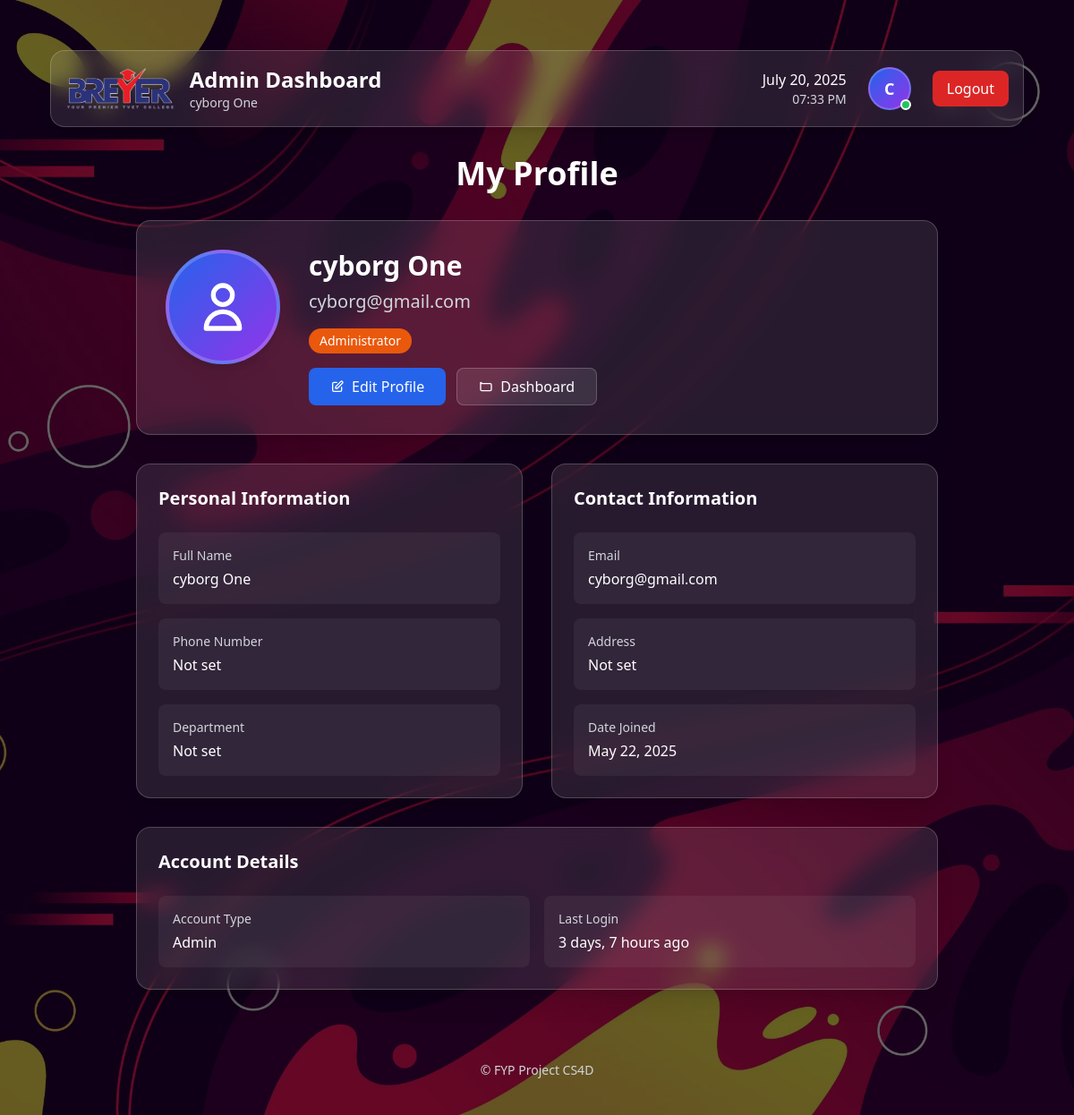
The page /adminportal/profile/ (signed in) on the database its author committed.
### accounts/models.py (models this page shows, shortened)
class CustomUser(AbstractBaseUser, PermissionsMixin):
    class Role(models.TextChoices):
        STUDENT = 'STUDENT', 'Student'
        LECTURER = 'LECTURER', 'Lecturer'
        ADMIN = 'ADMIN', 'Admin'
    email = models.EmailField(unique=True)
    role = models.CharField(max_length=20, choices=Role.choices, default=Role.STUDENT)
    first_name = models.CharField(max_length=30, blank=True)
    last_name = models.CharField(max_length=30, blank=True)
    phone_number = models.CharField(max_length=20, blank=True, null=True)
    address = models.TextField(blank=True, null=True)
    department = models.CharField(max_length=100, blank=True, null=True)  # Added department field
    profile_picture = models.ImageField(upload_to='profile_pics/', blank=True, null=True)  # Added profile_picture field
    is_staff = models.BooleanField(default=False)
    is_active = models.BooleanField(default=True)
    date_joined = models.DateTimeField(auto_now_add=True)
    USERNAME_FIELD = 'email'
    REQUIRED_FIELDS = ['first_name', 'last_name']
    objects = CustomUserManager()
    def get_full_name(self):
        return f"{self.first_name} {self.last_name}".strip()

### accounts/decorators.py (the view)
        @login_required
        def _wrapped_view(request, *args, **kwargs):
            if request.user.role != role:
                return HttpResponseForbidden("You are not authorized to view this page.")
            return view_func(request, *args, **kwargs)

### adminportal/views.py (called while the page is built)
@role_required(CustomUser.Role.ADMIN)
def admin_profile(request):
    return render(request, 'adminportal/profile.html', {'user': request.user})

### adminportal/templates/adminportal/profile.html (shortened to what this page needs)
{% extends 'adminportal/base_adminportal.html' %}
{% load static %}
{% block adminportal_content %}
<div class="max-w-4xl mx-auto space-y-8">
  <div class="text-center mb-8">
    <h1 class="text-4xl font-bold text-white mb-2">My Profile</h1>
  </div>
  <div class="bg-white/10 backdrop-blur-md rounded-2xl p-8 border border-white/20 shadow-xl">
    <div class="flex flex-col md:flex-row items-center md:items-start space-y-6 md:space-y-0 md:space-x-8">
      <div class="flex-shrink-0">
        {% if request.user.profile_picture %}
          <img src="{{ request.user.profile_picture.url }}" alt="Profile Picture"
               class="w-32 h-32 rounded-full object-cover border-4 border-white/20 shadow-lg">
        {% else %}
          <div class="w-32 h-32 rounded-full bg-gradient-to-br from-blue-600 to-purple-600 flex items-center justify-center border-4 border-white/20 shadow-lg">
            <svg class="w-16 h-16 text-white" fill="none" stroke="currentColor" viewBox="0 0 24 24">
              <path stroke-linecap="round" stroke-linejoin="round" stroke-width="2" d="M16 7a4 4 0 11-8 0 4 4 0 018 0zM12 14a7 7 0 00-7 7h14a7 7 0 00-7-7z"></path>
            </svg>
          </div>
        {% endif %}
      </div>
      <div class="flex-grow text-center md:text-left">
        <h2 class="text-3xl font-bold text-white mb-2">
          {{ request.user.get_full_name|default:"No Name Set" }}
        </h2>
        <p class="text-xl text-gray-300 mb-4">{{ request.user.email }}</p>
        <div class="flex flex-wrap justify-center md:justify-start gap-2 mb-4">
          <span class="bg-orange-600 text-white px-3 py-1 rounded-full text-sm">Administrator</span>
        </div>
        <div class="flex flex-col sm:flex-row gap-3 justify-center md:justify-start">
          <a href="{% url 'adminportal:profile_update' %}"
             class="bg-blue-600 hover:bg-blue-700 text-white px-6 py-2 rounded-lg transition-colors flex items-center justify-center">
            <svg class="w-4 h-4 mr-2" fill="none" stroke="currentColor" viewBox="0 0 24 24">
              <path stroke-linecap="round" stroke-linejoin="round" stroke-width="2" d="M11 5H6a2 2 0 00-2 2v11a2 2 0 002 2h11a2 2 0 002-2v-5m-1.414-9.414a2 2 0 112.828 2.828L11.828 15H9v-2.828l8.586-8.586z"></path>
            </svg>
            Edit Profile
          </a>
          <a href="{% url 'adminportal:dashboard' %}"
             class="bg-white/10 hover:bg-white/20 text-white px-6 py-2 rounded-lg transition-colors border border-white/20 flex items-center justify-center">
            <svg class="w-4 h-4 mr-2" fill="none" stroke="currentColor" viewBox="0 0 24 24">
              <path stroke-linecap="round" stroke-linejoin="round" stroke-width="2" d="M3 7v10a2 2 0 002 2h14a2 2 0 002-2V9a2 2 0 00-2-2H5a2 2 0 00-2-2V7"></path>
            </svg>
            Dashboard
          </a>
        </div>
      </div>
    </div>
  </div>
  <div class="grid grid-cols-1 lg:grid-cols-2 gap-8">
    <div class="bg-white/10 backdrop-blur-md rounded-2xl p-6 border border-white/20 shadow-xl">
      <h3 class="text-xl font-semibold text-white mb-6">Personal Information</h3>
      <div class="space-y-4">
        <div class="bg-white/5 rounded-lg p-4">
          <h4 class="text-sm text-gray-300 mb-1">Full Name</h4>
          <p class="text-white">{{ request.user.get_full_name|default:"Not set" }}</p>
        </div>
        <div class="bg-white/5 rounded-lg p-4">
          <h4 class="text-sm text-gray-300 mb-1">Phone Number</h4>
          <p class="text-white">{{ request.user.phone_number|default:"Not set" }}</p>
        </div>
        <div class="bg-white/5 rounded-lg p-4">
          <h4 class="text-sm text-gray-300 mb-1">Department</h4>
          <p class="text-white">{{ request.user.department|default:"Not set" }}</p>
        </div>
      </div>
    </div>
    <div class="bg-white/10 backdrop-blur-md rounded-2xl p-6 border border-white/20 shadow-xl">
      <h3 class="text-xl font-semibold text-white mb-6">Contact Information</h3>
      <div class="space-y-4">
        <div class="bg-white/5 rounded-lg p-4">
          <h4 class="text-sm text-gray-300 mb-1">Email</h4>
          <p class="text-white">{{ request.user.email }}</p>
        </div>
        <div class="bg-white/5 rounded-lg p-4">
          <h4 class="text-sm text-gray-300 mb-1">Address</h4>
          <p class="text-white">{{ request.user.address|default:"Not set" }}</p>
        </div>
        <div class="bg-white/5 rounded-lg p-4">
          <h4 class="text-sm text-gray-300 mb-1">Date Joined</h4>
          <p class="text-white">{{ request.user.date_joined|date:"F j, Y" }}</p>
        </div>
      </div>
    </div>
  </div>
  <div class="bg-white/10 backdrop-blur-md rounded-2xl p-6 border border-white/20 shadow-xl">
    <h3 class="text-xl font-semibold text-white mb-6">Account Details</h3>
    <div class="grid grid-cols-1 sm:grid-cols-2 gap-4">
      <div class="bg-white/5 rounded-lg p-4">
        <h4 class="text-sm text-gray-300 mb-1">Account Type</h4>
        <p class="text-white">{{ request.user.get_role_display }}</p>
      </div>
      <div class="bg-white/5 rounded-lg p-4">
        <h4 class="text-sm text-gray-300 mb-1">Last Login</h4>
        <p class="text-white">{{ request.user.last_login|timesince }} ago</p>
      </div>
    </div>
  </div>
</div>
{% endblock %}

### adminportal/templates/adminportal/base_adminportal.html (shortened to what this page needs)
{% extends 'base.html' %}
{% load static %}
{% block content %}
<div class="bg-white/10 backdrop-blur-md rounded-2xl p-4 border border-white/20 shadow-xl mb-8">
  <div class="flex justify-between items-center">
    <div class="flex items-center space-x-4">
      <img src="{% static 'images/breyer.jpg' %}" alt="Breyer Logo" class="h-12 w-auto">
      <div>
        <a href="{% url 'adminportal:dashboard' %}" class="text-2xl font-bold text-white hover:text-blue-400 transition">
          Admin Dashboard
        </a>
        <p class="text-gray-300 text-sm">{{ request.user.get_full_name|default:request.user.email }}</p>
      </div>
    </div>
    <div class="flex items-center space-x-6">
      <div class="text-right">
        <p class="text-white font-medium" id="current-date"></p>
        <p class="text-gray-300 text-sm" id="current-time"></p>
      </div>
      <a href="{% url 'adminportal:admin_profile' %}" class="relative group">
        {% if request.user.profile_picture %}
          <img src="{{ request.user.profile_picture.url }}" alt="Profile Picture"
               class="w-12 h-12 rounded-full object-cover border-2 border-white/20 group-hover:border-blue-400 transition-colors">
        {% else %}
          <div class="w-12 h-12 rounded-full bg-gradient-to-br from-blue-600 to-purple-600 flex items-center justify-center border-2 border-white/20 group-hover:border-blue-400 transition-colors">
            <span class="text-white font-semibold text-lg">
              {{ request.user.get_full_name|first|upper|default:request.user.email|first|upper }}
            </span>
          </div>
        {% endif %}
        <div class="absolute bottom-0 right-0 w-3 h-3 bg-green-500 rounded-full border-2 border-white"></div>
      </a>
      <form action="{% url 'logout' %}" method="post">
        <button class="bg-red-600 hover:bg-red-700 text-white px-4 py-2 rounded-lg transition-colors flex items-center">
          Logout
        </button>
      </form>
    </div>
  </div>
</div>
{% block adminportal_content %}
{% endblock %}
{% endblock %}

### rows shown on the page
CustomUser: user.get_full_name "cyborg One", user.get_full_name|first "C", user.email "cyborg@gmail.com", user.phone_number "Not set", user.department "Not set", user.address "Not set", user.date_joined "May 22, 2025", user.role "Admin", user.last_login "3 days, 7 hours"
